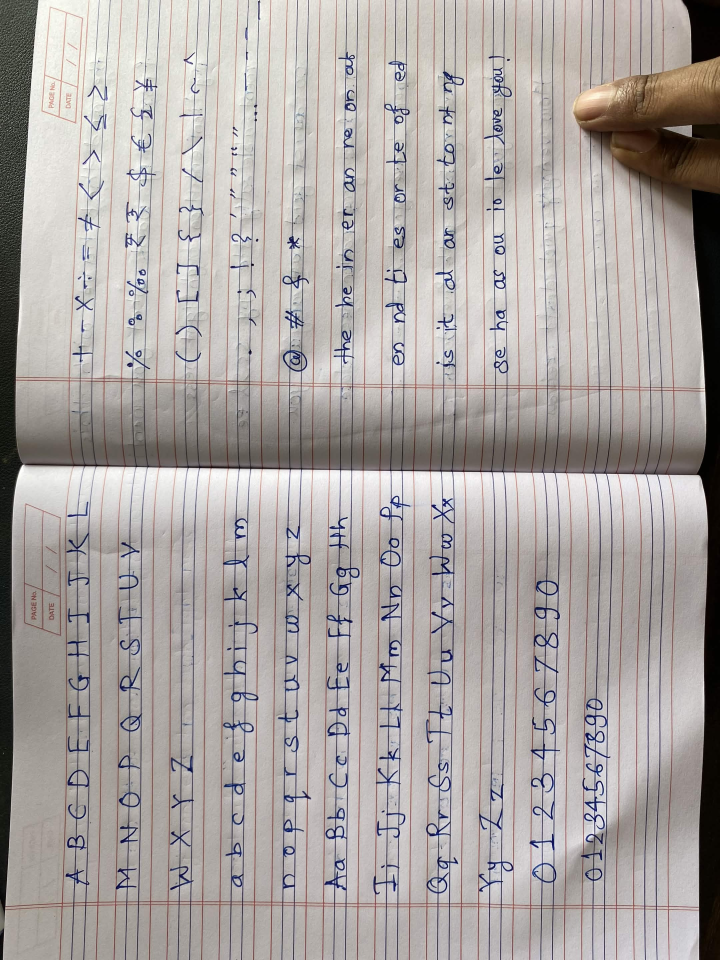
#> input picture handwriting/2026-10-10/IMG_0077.jpg, 2160 x 2880 px (shown at 1/3 size)
$ python -i scan.py   (imports and definitions only)
#> lines starting #> are read from the running program, lines starting #| are printed output that depends on the picture; after the words box and inside, x2 and y2 are one past the last pixel; in counts of white or black regions, pixels touching at a corner belong together
"""Photo or scan of a filled template -> per-character binary ink bitmaps.

Pipeline: find the four ArUco corner markers of one page, warp that page to a
flat image at ``dpi``, flatten the lighting, threshold dark ink, drop specks,
then crop each cell's writing area. Geometry comes only from ``layout``.
"""

from __future__ import annotations

from dataclasses import dataclass
from pathlib import Path

import cv2
import numpy as np

from . import layout

#: Background-estimate kernel in mm. Must be wider than the widest pen stroke.
BG_KERNEL_MM = 9.0
#: Normalised grey (paper = 255) below this counts as ink. Guide colour sits above it.
INK_THRESHOLD = 110
#: Ink specks smaller than this (in mm, squared, times 4) are dropped.
SPECK_MM = 0.25
#: Cells with fewer ink pixels than this are treated as empty.
MIN_CELL_INK_PX = 20
#: RANSAC reprojection tolerance, in rectified pixels.
_RANSAC_PX = 5.0


@dataclass
class GlyphBitmap:
    char: str
    ink: np.ndarray  # bool, H x W, True = ink, cropped to the cell's writing_rect
    baseline_px: int  # row index of the baseline within `ink`
    px_per_mm: float


# [10 lines left out: function load_image, not called in this run]


def _to_gray(image: np.ndarray) -> np.ndarray:
    if image.ndim == 2:
        return image
    if image.shape[2] == 4:
        return cv2.cvtColor(image, cv2.COLOR_BGRA2GRAY)
    return cv2.cvtColor(image, cv2.COLOR_BGR2GRAY)


# [62 lines left out: functions _detect_markers, rectify, not called in this run]


def binarize(gray: np.ndarray) -> np.ndarray:
    """Flat-page grayscale -> bool mask, True = ink. Lighting- and speck-tolerant."""
    g = _to_gray(gray)
    px_per_mm = g.shape[1] / layout.PAGE_W_MM

    # Paper brightness estimate on a small copy (fast, and wider than any stroke).
    small_ppm = min(px_per_mm, 2.0)
    scale = small_ppm / px_per_mm
    small = cv2.resize(g, None, fx=scale, fy=scale, interpolation=cv2.INTER_AREA)
    k = int(round(BG_KERNEL_MM * small_ppm)) | 1
    kernel = cv2.getStructuringElement(cv2.MORPH_ELLIPSE, (k, k))
    bg_small = cv2.morphologyEx(small, cv2.MORPH_CLOSE, kernel)
    bg = cv2.resize(bg_small, (g.shape[1], g.shape[0]), interpolation=cv2.INTER_LINEAR)

    norm = np.clip(g.astype(np.float32) * (255.0 / np.maximum(bg, 1).astype(np.float32)), 0, 255)
    ink = norm < INK_THRESHOLD

    # Drop specks: tiny connected blobs are dust, not handwriting.
    n, labels, stats, _ = cv2.connectedComponentsWithStats(ink.astype(np.uint8), connectivity=8)
    min_area = (SPECK_MM * px_per_mm) ** 2 * 4
    keep = stats[:, cv2.CC_STAT_AREA] >= min_area
    keep[0] = False
    return keep[labels]


# [22 lines left out: function _extract_page, not called in this run]


def extract_glyphs(image_bgr: np.ndarray, dpi: int = layout.DPI) -> dict[str, GlyphBitmap]:
    """One scanned/photographed page -> {char: GlyphBitmap}. Empty cells are absent."""
    return _extract_page(image_bgr, dpi)[1]


# [10 lines left out: function extract_from_files, not called in this run]

>>> import cv2
>>> picture = cv2.imread('../../handwriting/2026-10-10/IMG_0077.jpg', cv2.IMREAD_GRAYSCALE)
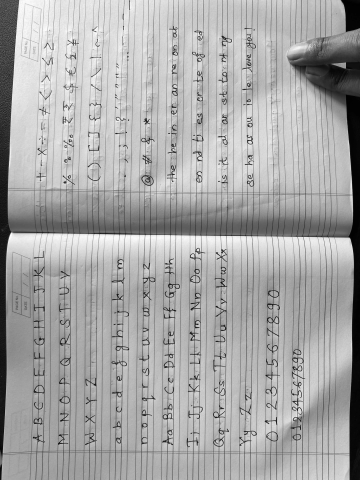
#> picture: shape (2880, 2160) (shown at 1/6 size); min 0, max 255, mean 167.6
>>> result = binarize(picture)
#> in binarize, `small = cv2.resize(g, None, fx=scale, fy=scale, interpolation=cv2.INTE..`:
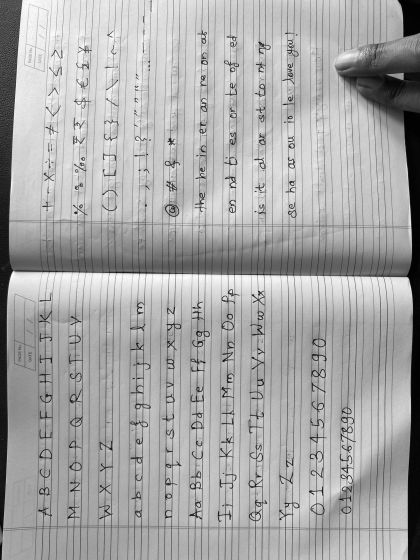
#> small: shape (560, 420); min 1, max 254, mean 167.6
#> in binarize, `bg_small = cv2.morphologyEx(small, cv2.MORPH_CLOSE, kernel)`:
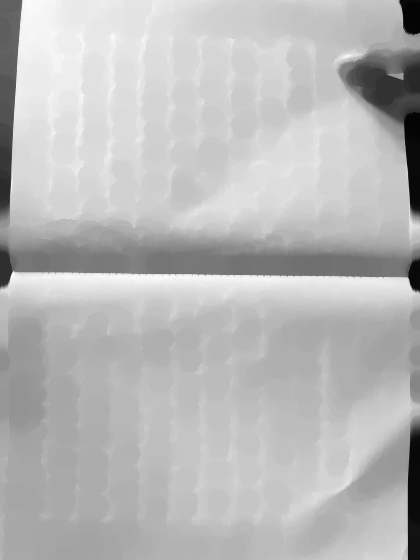
#> bg_small: shape (560, 420); min 4, max 254, mean 185.1
#> in binarize, `norm = np.clip(g.astype(np.float32) * (255.0 / np.maximum(bg, 1).astyp..`:
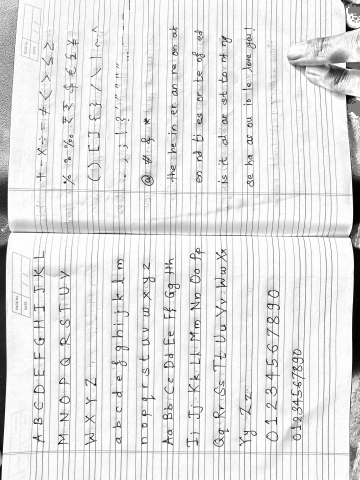
#> norm: shape (2880, 2160) float32 (shown at 1/6 size); min 0, max 255, mean 226.8
#> in binarize, `ink = norm < INK_THRESHOLD`:
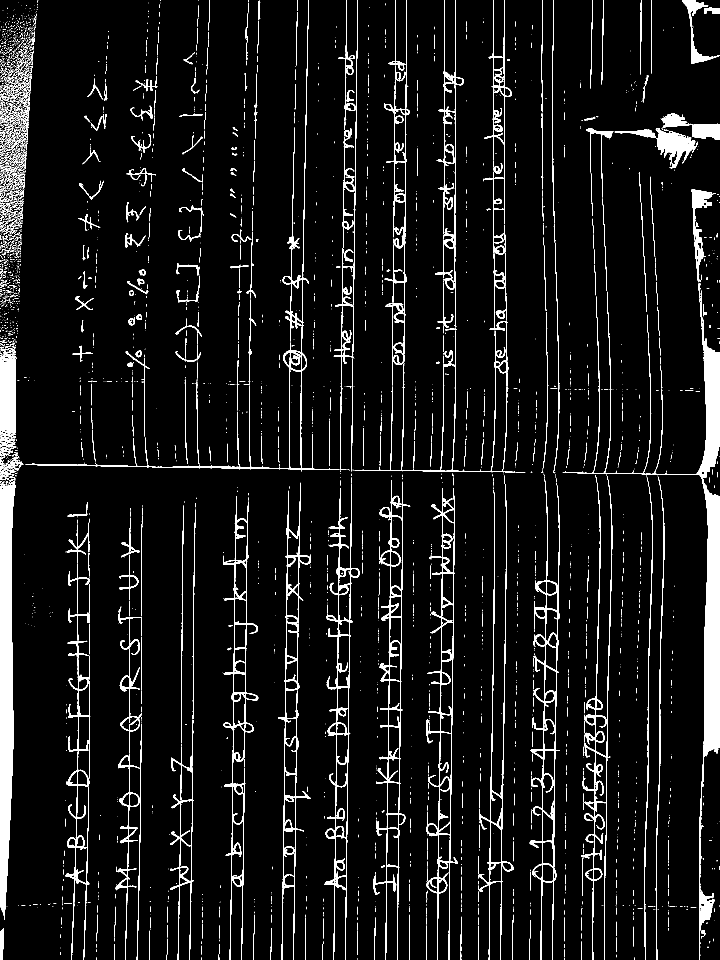
#> ink: shape (2880, 2160) bool (shown at 1/3 size); 6.1% white; 4344 white regions (3690 under 20 px), largest, box (x1, y1, x2, y2) and area: (1688, 875, 2160, 2880) 57641, (0, 1444, 47, 2760) 43411, (973, 1457, 1079, 2880) 13341
#> in binarize, `n, labels, stats, _ = cv2.connectedComponentsWithStats(ink.astype(np.u..`:
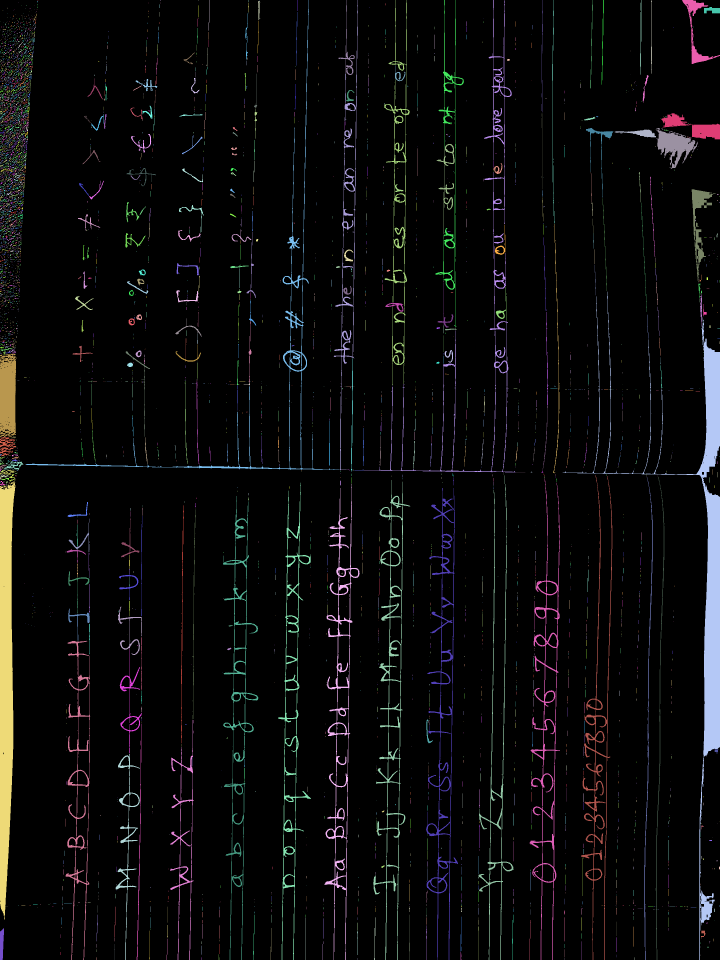
#> labels: shape (2880, 2160) int32 (shown at 1/3 size); 4345 distinct labels, from 0 to 4344; one colour per label, 0 black
#> in binarize, `n, labels, stats, _ = cv2.connectedComponentsWithStats(ink.astype(np.u..`: n = 4345
#> in binarize, `return keep[labels]`:
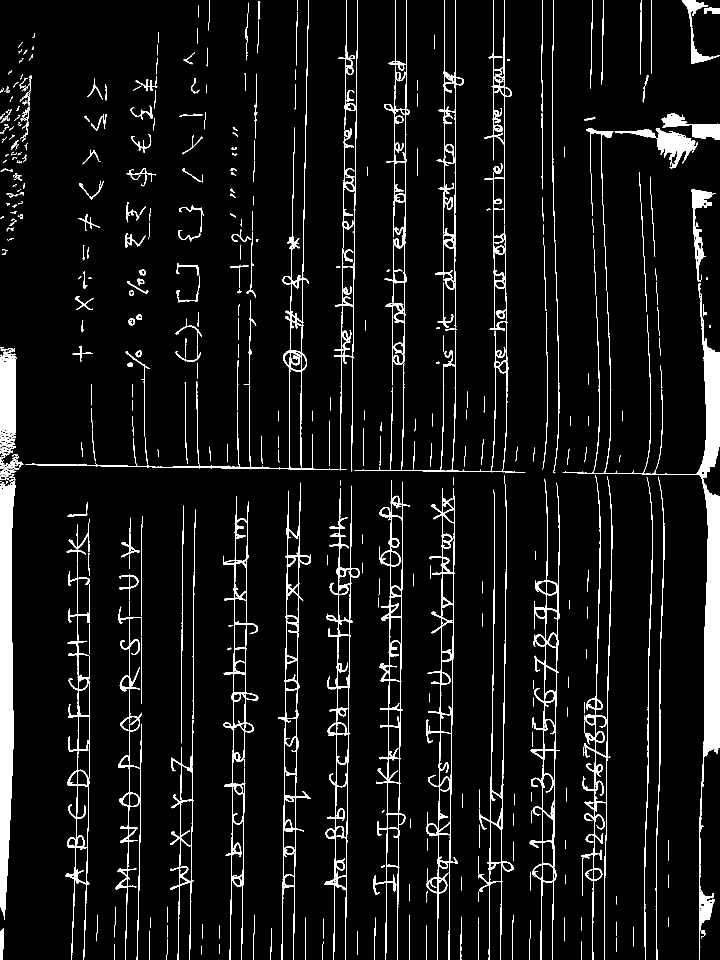
#> returned value: shape (2880, 2160) bool (shown at 1/3 size); 5.7% white; 473 white regions, largest, box (x1, y1, x2, y2) and area: (1688, 875, 2160, 2880) 57641, (0, 1444, 47, 2760) 43411, (973, 1457, 1079, 2880) 13341

$ run again, on handwriting/2026-10-10/IMG_0078.jpg
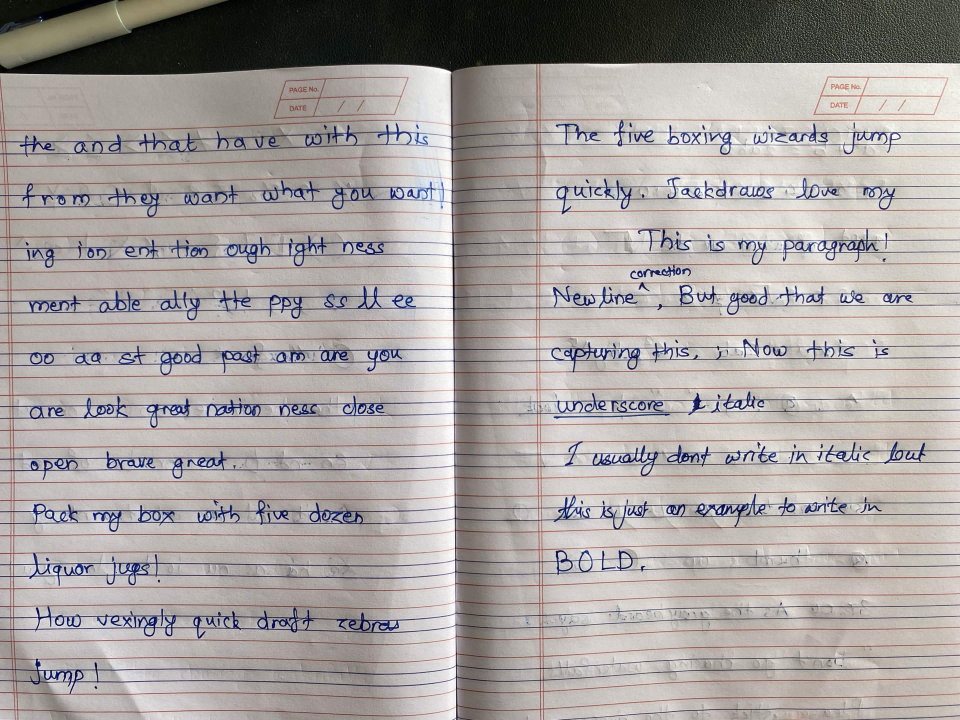
#> input picture handwriting/2026-10-10/IMG_0078.jpg, 2880 x 2160 px (shown at 1/3 size)
#> ink: shape (2160, 2880) bool; 6.1% white; 10803 white regions (9847 under 20 px), largest, box (x1, y1, x2, y2) and area: (1353, 224, 2880, 1760) 33626, (0, 0, 712, 224) 29467, (0, 1817, 1347, 1916) 14760
#> in binarize, `n, labels, stats, _ = cv2.connectedComponentsWithStats(ink.astype(np.u..`:
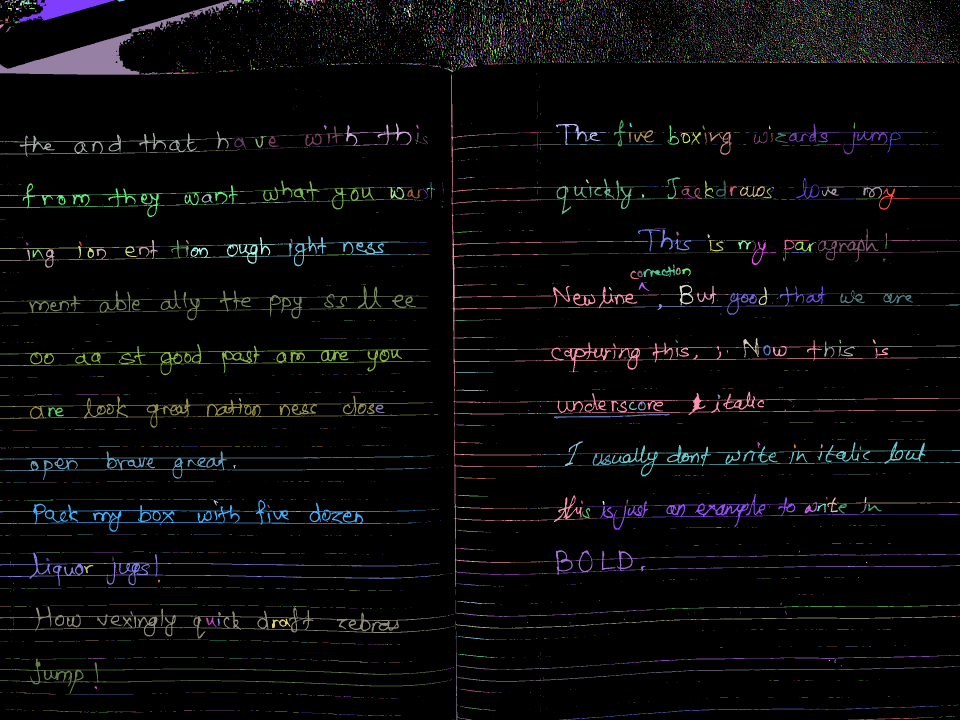
#> labels: shape (2160, 2880) int32 (shown at 1/3 size); 10804 distinct labels, from 0 to 10803; one colour per label, 0 black
#> n = 10804
#> in binarize, `return keep[labels]`:
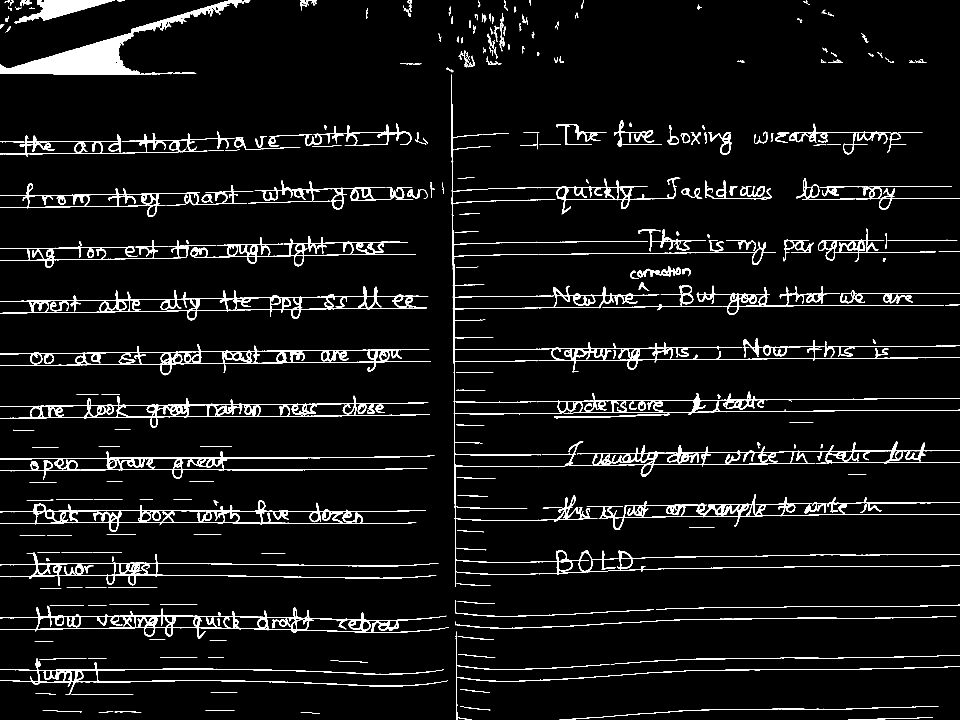
#> returned value: shape (2160, 2880) bool (shown at 1/3 size); 5% white; 313 white regions, largest, box (x1, y1, x2, y2) and area: (1353, 224, 2880, 1760) 33626, (0, 0, 712, 224) 29467, (0, 1817, 1347, 1916) 14760
